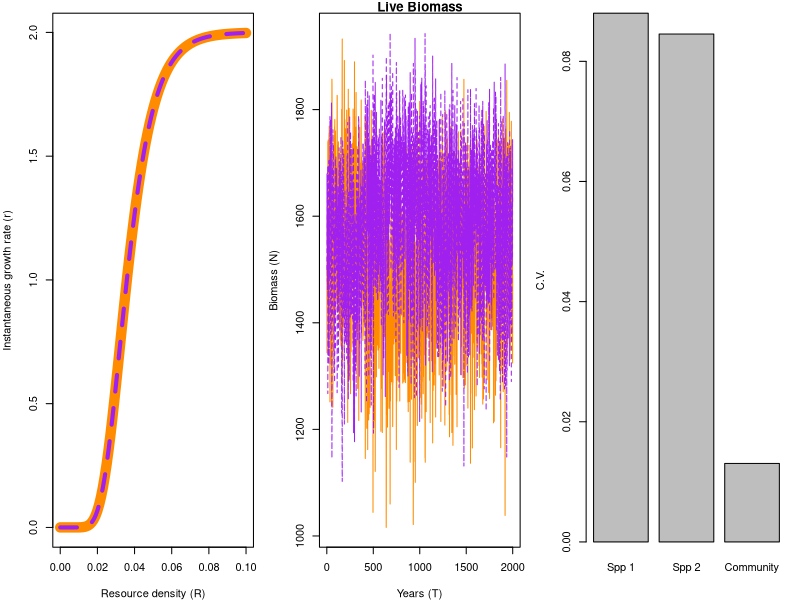

Generate this figure with R:
#~~~~~~~~~~~~~~~~~~~~~~~~~~~~~~~~~~~~~~~~~~~~~~~~~~~~~~~~~~~~~~~~#
## Semi-discrete temporal storage effect model of two species   ## 
## coexisting on one essential resource                         ##
#~~~~~~~~~~~~~~~~~~~~~~~~~~~~~~~~~~~~~~~~~~~~~~~~~~~~~~~~~~~~~~~~#

####
#### 11/4/2014
#### atredenn@gmail.com
####

# species "split" themselves between a dormant, low-mortaility stage (D) and a higher mortality, high growth stage (N)
# the single resource is R
# There are two sources of variability: an environmental cue that drives the storage effect, and resource variability

# clear the workspace
rm(list=ls())

####
#### Load relevant libraries
####
library(deSolve)
library(mvtnorm)

####
#### Parameters
####
maxTime <- 2000 #simulation run time
c <- c(1,1) #not used for now, could be a "cost" parameter for biomass storage
b <- c(0.5, 0.5) #also not used, could be assimilation efficiency
mD <- c(0.0001, 0.0001) #dormant state continuous death rate
r <- c(2, 2) #live state intrinsic growth rates
K2 <- c(100, 100) #rate of approaching max growth rate
K <- c(25,25) #offset for growth rate function
mN <- c(0.1, 0.1) #live state continuous death rate
a <- 0.5 #resource turnover rate
S <- 10 #average resource supply rate
sVar <- 5 #resource supply rate variability
sigE <- 0.1 #environmental cue variability
rho <- -1 #environmental cue correlation between species
Rmu <- 2
Rsd <- 0.1

####
#### Model function
####
#continuous model
updateDNR <- function(t, DNR, parms){
  with(as.list(c(DNR, parms)), {
    dD1dt = -(mD[1]*D1)
    dD2dt = -(mD[2]*D2)
    dN1dt = N1*(r[1]*exp(-K[1]*(exp(-K2[1]*R)))) - mN[1]*N1
    dN2dt = N2*(r[2]*exp(-K[2]*(exp(-K2[2]*R)))) - mN[2]*N2
    dRdt = a*(S-R) - (N1*(r[1]*R/(K[1]+R)) + (N2*(r[2]*R/(K[2]+R))))
    list(c(dD1dt, dD2dt, dN1dt, dN2dt, dRdt)) #output
  })
}

#discrete model: pulses of N-D transitions (difference equations)
gfun <- function(t, y, parms){
  with (as.list(y),{
    g1 <- gVec1[t]
    g2 <- gVec2[t]
    D1 <- D1 - (N1+D1)*g1 + N1
    D2 <- D2 - (N2+D2)*g2 + N2
    N1 <- 0+(N1+D1)*g1
    N2 <- 0+(N2+D2)*g2
    R <- Rnow[t]
    return(c(D1, D2, N1, N2, R))
  })
}


####
#### Simulate model
####
#function for transition fraction time series
getG <- function(sigE, rho, nTime){
  varcov <- matrix(c(sigE, rho*sigE, rho*sigE, sigE), 2, 2)
  e <- rmvnorm(n = nTime, mean = c(0,0), sigma = varcov)
  g <- exp(e) / (1+exp(e))
  return(g)
}
gVec <- getG(sigE = sigE, rho = rho, nTime = maxTime)
gVec1 <- gVec[,1]
gVec2 <- gVec[,2]

Rnow <- rlnorm(maxTime, Rmu, Rsd)
  
simTime <- seq(1,maxTime,by=1)
parms <- list(
  c = c,
  b = b,
  mD = mD,
  r = r,
  K = K,
  mN = mN, 
  a = a,
  S = S
)
DNR <- c(D=c(1500,1500), N=c(1500,1500),R=1) #initial conditions

#run the model
output = as.data.frame(ode(y = DNR, times = simTime, func = updateDNR,
                           parms = parms, events = list(func = gfun, times=simTime)))


####
#### Plot results
####
par(mfrow=c(1,3),mar=c(4,4,1,1))
R <- seq(0,0.1,0.001)
getR <- function(r, R, K){
  out1 <- (r[1]*exp(-K[1]*(exp(-K2[1]*R))))
  out2 <- (r[2]*exp(-K[2]*(exp(-K2[2]*R)))) 
  return(cbind(out1, out2))
}
tmp<-getR(r, R, K)
matplot(R, tmp, type="l", col=c("darkorange", "purple"), lty=c(1,2), 
        ylab="Instantaneous growth rate (r)", xlab="Resource density (R)", lwd=c(10,4))

matplot(simTime, output[,4:5], type="l", main="Live Biomass", 
        col=c("darkorange", "purple"), xlab="Years (T)", ylab="Biomass (N)")

# matplot(simTime, output[,2:3], type="l", main="Dormant Biomass", 
#         col=c("darkorange", "purple"), xlab="Years (T)", ylab="Biomass (D)")

cvs <- c((sd(output[,4])/mean(output[,4])), 
         (sd(output[,5])/mean(output[,5])), 
         (sd(output[,4]+output[,5])/mean(output[,4]+output[,5])))
barplot(cvs, names.arg = c("Spp 1", "Spp 2", "Community"), ylab="C.V.")


# # plot the growth rate functions for each species
# R <- seq(0,1,0.01)
# getR <- function(r, R, K){
#   out1 <- r[1]*R/(K[1]+R)
#   out2 <- r[2]*R/(K[2]+R)  
#   return(cbind(out1, out2))
# }
# tmp<-getR(r, R, K)
# matplot(R, tmp, type="l", col=c("darkorange", "purple"), 
#         ylab="Intrinsic growth rate (r)", xlab="Resource density (R)")
